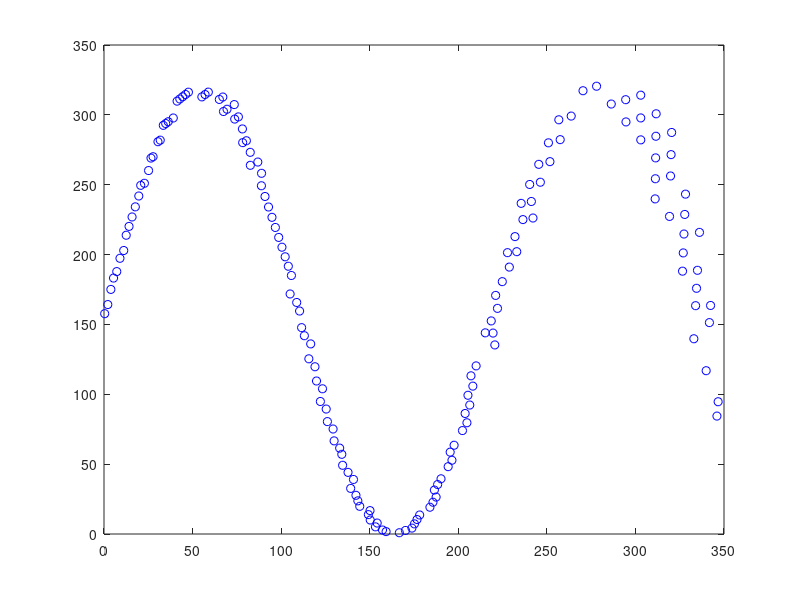

This chart was generated by the following MATLAB code: (Note: this script raises an error after producing the figure.)
Corners = [ 156, 315;283, 297; 339, 270;31, 30]
A=[31, 30]
B=[339, 270]
C=[283, 297]
D=[156, 315]
Width=max(Corners(:, 1))
Height=max(Corners(:, 2))
C0= [
190, 309;
191, 309;
192, 309;
193, 309;
194, 309;
185, 308;
186, 308;
187, 308;
189, 308;
199, 308;
200, 308;
201, 308;
183, 307;
184, 307;
205, 307;
206, 307;
180, 306;
181, 306;
207, 306;
208, 306;
210, 306;
179, 305;
211, 305;
212, 305;
175, 304;
177, 304;
214, 304;
174, 303;
215, 303;
216, 303;
172, 302;
218, 302;
170, 301;
219, 301;
221, 301;
168, 300;
223, 300;
166, 299;
224, 299;
226, 298;
271, 298;
272, 298;
164, 297;
228, 297;
271, 297;
272, 297;
275, 297;
276, 297;
277, 297;
161, 296;
230, 296;
272, 296;
273, 296;
278, 296;
279, 296;
280, 296;
232, 295;
273, 295;
274, 295;
281, 295;
282, 295;
283, 295;
158, 294;
234, 294;
274, 294;
275, 294;
284, 294;
285, 294;
155, 293;
236, 293;
275, 293;
276, 293;
286, 293;
287, 293;
238, 292;
277, 292;
278, 292;
288, 292;
290, 292;
152, 291;
240, 291;
278, 291;
291, 291;
292, 291;
242, 290;
279, 290;
280, 290;
294, 290;
295, 290;
281, 289;
296, 289;
148, 288;
244, 288;
282, 288;
298, 288;
299, 288;
247, 287;
283, 287;
301, 287;
144, 286;
249, 286;
285, 286;
303, 286;
304, 286;
286, 285;
306, 285;
252, 284;
287, 284;
288, 284;
307, 284;
254, 283;
290, 283;
257, 282;
312, 282;
291, 281;
259, 280;
292, 280;
317, 280;
262, 279;
294, 279;
319, 279;
295, 278;
265, 277;
297, 277;
268, 276;
298, 276;
300, 275;
270, 274;
301, 274;
273, 273;
303, 272;
276, 271;
304, 271;
279, 270;
306, 270;
307, 269;
282, 268;
285, 267;
309, 267;
287, 266;
310, 266;
311, 265;
290, 264;
313, 264;
293, 263;
314, 263;
296, 262;
315, 262;
298, 260;
316, 260;
301, 259;
317, 259;
303, 258;
318, 258;
305, 257;
308, 257;
319, 257;
309, 256;
319, 256;
311, 255;
313, 255;
319, 255;
314, 254;
316, 254;
317, 254;
];
X=[41.2549
   42.8085
   44.3937
   46.0115
   47.6631
   33.4756
   34.8416
   36.2334
   39.0973
   55.2452
   57.0511
   58.8962
   30.4628
   31.7420
   65.1079
   67.0857
   26.5192
   27.7008
   67.4591
   69.4431
   73.5451
   25.1597
   73.7873
   75.8661
   20.7233
   22.8140
   78.1407
   19.6434
   78.2837
   80.3704
   17.6763
   82.5564
   15.8439
   82.6074
   86.8380
   14.1328
   88.9423
   12.5313
   88.8650
   90.8885
  270.4018
  278.0593
   11.1371
   92.8744
  256.7532
  263.7326
  286.3481
  294.5029
  302.9980
    9.0133
   94.8234
  250.8966
  257.5267
  294.6687
  303.0098
  311.6996
   96.7368
  245.4264
  251.7375
  303.0211
  311.5498
  320.4359
    7.1996
   98.6154
  240.3056
  246.3244
  311.4055
  320.1233
    5.3760
  100.4602
  235.5017
  241.2519
  311.2664
  319.8222
  102.2721
  236.4888
  242.1703
  311.1321
  328.2713
    3.8709
  104.0520
  232.0076
  319.2517
  327.8286
  105.8007
  227.7840
  233.0005
  327.4015
  336.1568
  228.8057
  326.9893
    2.1393
  105.0635
  224.8423
  326.5911
  335.0265
  108.7781
  221.0916
  334.4903
    0.3882
  110.4123
  222.1305
  333.9722
  342.4181
  218.5926
  341.7656
  111.5557
  215.2328
  219.6227
  332.9863
  113.1130
  220.6282
  116.6837
  339.9336
  210.0610
  115.6397
  207.1688
  346.6847
  119.0974
  208.2176
  346.0155
  205.4621
  119.9631
  206.4946
  123.3447
  203.8645
  204.8806
  122.1474
  202.3658
  125.4275
  197.6401
  126.1055
  195.4173
  129.3171
  196.4230
  194.2864
  129.8947
  133.0405
  190.2502
  134.2465
  188.3419
  186.5017
  134.7023
  187.4849
  137.7644
  185.7066
  140.8311
  183.9891
  139.2509
  178.2038
  142.2338
  176.7046
  143.3138
  175.2528
  144.3794
  150.1720
  173.8464
  149.2537
  170.2024
  150.2813
  154.2078
  166.7240
  153.2385
  157.2120
  159.2436]
Y=[  309.8177
  311.3727
  312.9595
  314.5789
  316.2320
  292.4980
  293.7762
  295.0785
  297.7583
  312.8681
  314.5579
  316.2844
  280.7777
  281.8951
  311.0409
  312.7685
  269.0715
  270.0335
  302.4030
  304.0182
  307.3579
  260.1483
  296.9808
  298.5553
  249.5529
  251.0230
  289.9286
  241.9231
  280.1135
  281.4725
  234.1565
  273.1820
  226.9214
  263.8935
  266.2363
  220.1652
  258.1656
  213.8419
  249.2568
  241.5823
  317.2709
  320.4995
  202.9161
  234.0511
  296.4751
  299.1336
  307.7482
  310.8545
  314.0904
  197.3370
  226.6592
  279.9908
  282.2564
  294.9482
  297.7984
  300.7678
  219.4027
  264.5942
  266.5124
  282.0991
  284.6913
  287.3920
  187.8237
  212.2780
  250.1810
  251.7911
  269.2007
  271.5328
  183.1877
  205.2816
  236.6600
  237.9961
  254.2647
  256.2528
  198.4099
  225.0425
  226.1699
  239.8540
  243.2549
  175.0645
  191.6597
  212.8557
  227.3078
  228.7286
  185.0278
  201.3696
  202.0684
  214.7150
  215.8880
  191.0429
  201.1876
  164.2188
  171.8013
  180.6255
  188.1214
  188.7428
  165.7176
  170.7672
  175.8656
  157.7004
  159.5872
  161.5030
  163.4209
  163.5657
  152.5137
  151.3059
  147.7033
  143.9769
  143.8191
  139.7445
  141.9230
  135.3326
  136.0605
  116.8822
  120.3281
  125.3968
  113.2226
   94.6658
  119.7097
  105.8458
   84.4094
   99.2989
  109.5134
   92.3094
  103.9444
   86.2650
   79.6293
   94.8487
   74.0382
   89.4382
   63.5317
   80.4521
   58.5897
   75.1487
   52.7922
   48.1962
   66.6700
   61.4696
   39.5137
   57.0388
   35.4088
   31.4502
   49.1838
   26.4415
   44.1146
   22.7400
   39.0380
   19.1648
   32.6392
   13.6004
   27.6949
   10.3753
   23.7273
    7.2524
   19.8125
   16.7487
    4.2269
   13.8784
    2.5299
   10.0236
    7.8473
    0.9099
    5.1189
    2.8677
    1.7167]
plot(X, Y, 'ob');
hold on;
opts = fitoptions('Method','NonlinearLeastSquares');
ft=fittype('a*sin(b*x+c)+d');
opts.StartPoint=[]
[fitResult, gof, output] = fit(X, Y, ft, opts );
plot(fitResult);
